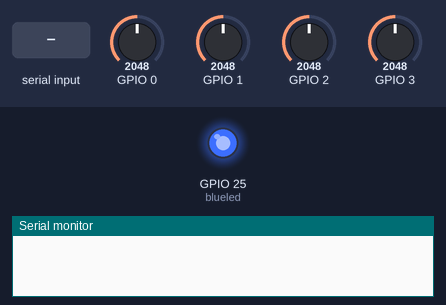
A sketch run on a simulated ESP32. On the bench: output pins drawn as LEDs (lit = HIGH), the last lines printed to the serial monitor. The inputs (shaded band) are chosen by the test bench; at power-on: GPIO 0 = 2048, GPIO 1 = 2048, GPIO 2 = 2048, GPIO 3 = 2048.

Above: at 1.2 s.
1.3 s: "1" received over Serial
At 2.5 s:
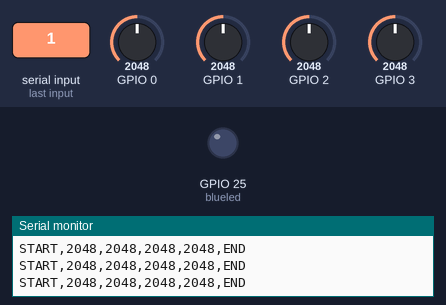
2.8 s: "0" received over Serial
At 4.0 s:
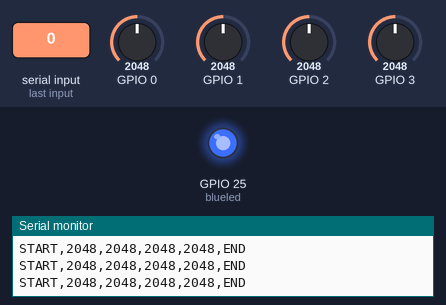
4.3 s: "2" received over Serial
At 5.0 s:
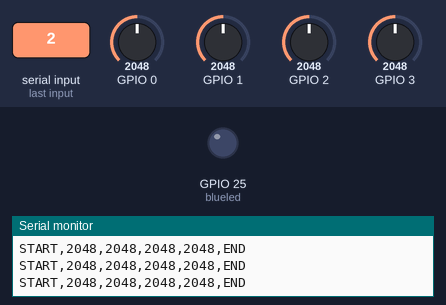
Timing chart, 0 to 7.3 s (numbered marks = the images above; inputs shaded):
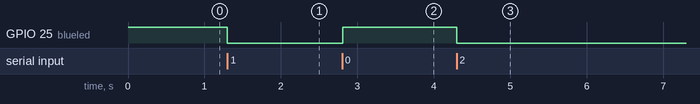

The sketch:

ArduPressureSensor.ino
```cpp
/*
 Name:		ArduPressureSensor.ino
 Created:	5/18/2016 10:17:48 PM
 Author:	chandamon
*/

int value[4];
byte buffer[4];
byte buf;
const int blueled = 25;
boolean toggle = true;
boolean start = false;

// Setup
void setup()
{
	Serial.begin(9600);
        pinMode(blueled, OUTPUT); // Set built-in LED to OUPUT mode
        digitalWrite(blueled, toggle);
}

// Loop
void loop() {

	if (Serial.available() > 0)
	{
		buf = Serial.read();
                toggle = !toggle;
                digitalWrite(blueled, toggle);
                start = !toggle;

	}

        if (start == true)
        {


    	value[0] = analogRead(0);
    	//delay(6); value[0] = analogRead(0);
    	value[1] = analogRead(1);
    	//delay(6); value[1] = analogRead(1);
    	value[2] = analogRead(2);
    	//delay(6); value[2] = analogRead(2);
    	value[3] = analogRead(3);
    	//delay(6); value[3] = analogRead(3);

    	//for (int i = 0; i<4; i++)
    	//{
    	//	value[i] = value[i] - 10;
    	//	if (value[i]<0)
    	//		value[i] = 0;
    	//}

    	//for (int i = 0; i<4; i++)
    	//{
    	//	buffer[i] = value[i];
    	//}


    	//test();
    	String tmp = "START,";
    	tmp = tmp + value[0];
    	tmp = tmp + ',';
    	tmp = tmp + value[1];
    	tmp = tmp + ',';
    	tmp = tmp + value[2];
    	tmp = tmp + ',';
    	tmp = tmp + value[3];
    	tmp = tmp + ",END\n";
    	Serial.print(tmp);
    	delay(100);
        }
}
///////////////////////////////////////
void BT()
{
	if (Serial.available() > 0)
	{
		buf = Serial.read();
                toggle = !toggle;
                digitalWrite(blueled, toggle);

	}
}
//////////////////////////////////
void test()
{
	for (int i = 0; i<4; i++)
	{
		Serial.print(buffer[i]);
		Serial.print(" ");
		delay(100);
	}
	Serial.println();
}
```

Measured:
- after the input at 1.3 s, GPIO 25 (blueled): HIGH → LOW at once
- after the input at 2.8 s, GPIO 25 (blueled): LOW → HIGH at once
- after the input at 4.3 s, GPIO 25 (blueled): HIGH → LOW at once
